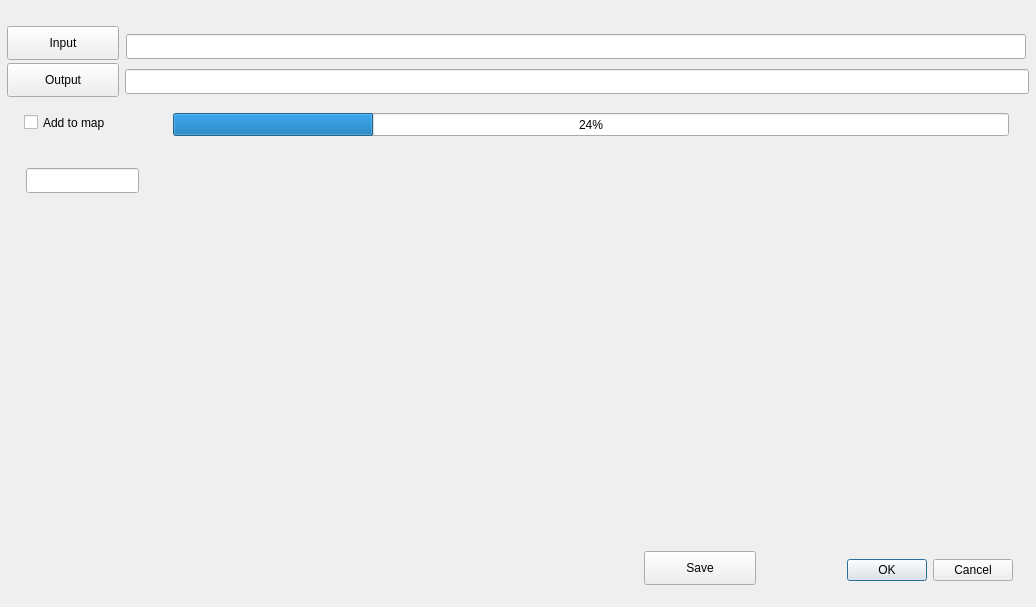
<?xml version="1.0" encoding="UTF-8"?>
<ui version="4.0">
 <class>csv2shpDialogBase</class>
 <widget class="QDialog" name="csv2shpDialogBase">
  <property name="geometry">
   <rect>
    <x>0</x>
    <y>0</y>
    <width>1036</width>
    <height>607</height>
   </rect>
  </property>
  <property name="windowTitle">
   <string>csv2shp</string>
  </property>
  <widget class="QDialogButtonBox" name="button_box">
   <property name="geometry">
    <rect>
     <x>672</x>
     <y>554</y>
     <width>341</width>
     <height>32</height>
    </rect>
   </property>
   <property name="orientation">
    <enum>Qt::Horizontal</enum>
   </property>
   <property name="standardButtons">
    <set>QDialogButtonBox::Cancel|QDialogButtonBox::Ok</set>
   </property>
  </widget>
  <widget class="QLineEdit" name="lineEditInputCSV">
   <property name="geometry">
    <rect>
     <x>126</x>
     <y>34</y>
     <width>900</width>
     <height>25</height>
    </rect>
   </property>
   <property name="readOnly">
    <bool>true</bool>
   </property>
  </widget>
  <widget class="QLineEdit" name="lineEditOutputSHP">
   <property name="geometry">
    <rect>
     <x>125</x>
     <y>69</y>
     <width>904</width>
     <height>25</height>
    </rect>
   </property>
   <property name="readOnly">
    <bool>true</bool>
   </property>
  </widget>
  <widget class="QPushButton" name="pushButtonSelectInput">
   <property name="geometry">
    <rect>
     <x>7</x>
     <y>26</y>
     <width>112</width>
     <height>34</height>
    </rect>
   </property>
   <property name="text">
    <string>Input</string>
   </property>
  </widget>
  <widget class="QPushButton" name="pushButtonSelectOutput">
   <property name="geometry">
    <rect>
     <x>7</x>
     <y>63</y>
     <width>112</width>
     <height>34</height>
    </rect>
   </property>
   <property name="text">
    <string>Output</string>
   </property>
  </widget>
  <widget class="QPushButton" name="pushButtonGenerateSHP">
   <property name="geometry">
    <rect>
     <x>644</x>
     <y>551</y>
     <width>112</width>
     <height>34</height>
    </rect>
   </property>
   <property name="text">
    <string>Save</string>
   </property>
  </widget>
  <widget class="QCheckBox" name="checkBoxAddToMap">
   <property name="geometry">
    <rect>
     <x>24</x>
     <y>111</y>
     <width>142</width>
     <height>23</height>
    </rect>
   </property>
   <property name="text">
    <string>Add to map</string>
   </property>
  </widget>
  <widget class="QLineEdit" name="lineEditProp1">
   <property name="geometry">
    <rect>
     <x>26</x>
     <y>168</y>
     <width>113</width>
     <height>25</height>
    </rect>
   </property>
  </widget>
  <widget class="QProgressBar" name="progressBar">
   <property name="geometry">
    <rect>
     <x>173</x>
     <y>113</y>
     <width>836</width>
     <height>23</height>
    </rect>
   </property>
   <property name="value">
    <number>24</number>
   </property>
  </widget>
 </widget>
 <resources/>
 <connections>
  <connection>
   <sender>button_box</sender>
   <signal>accepted()</signal>
   <receiver>csv2shpDialogBase</receiver>
   <slot>accept()</slot>
   <hints>
    <hint type="sourcelabel">
     <x>20</x>
     <y>20</y>
    </hint>
    <hint type="destinationlabel">
     <x>20</x>
     <y>20</y>
    </hint>
   </hints>
  </connection>
  <connection>
   <sender>button_box</sender>
   <signal>rejected()</signal>
   <receiver>csv2shpDialogBase</receiver>
   <slot>reject()</slot>
   <hints>
    <hint type="sourcelabel">
     <x>20</x>
     <y>20</y>
    </hint>
    <hint type="destinationlabel">
     <x>20</x>
     <y>20</y>
    </hint>
   </hints>
  </connection>
 </connections>
</ui>
